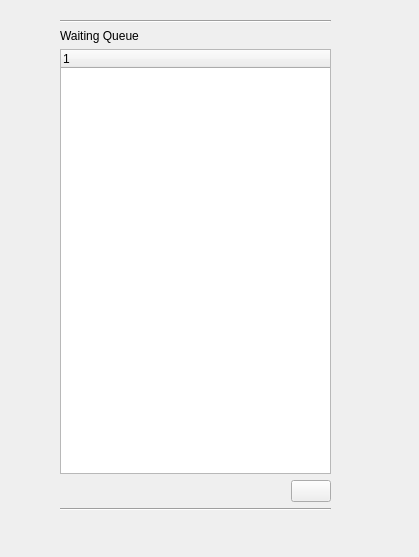
<?xml version="1.0" encoding="UTF-8"?>
<ui version="4.0">
 <class>Form</class>
 <widget class="QWidget" name="Form">
  <property name="geometry">
   <rect>
    <x>0</x>
    <y>0</y>
    <width>419</width>
    <height>557</height>
   </rect>
  </property>
  <property name="windowTitle">
   <string>Form</string>
  </property>
  <widget class="QWidget" name="verticalLayoutWidget">
   <property name="geometry">
    <rect>
     <x>60</x>
     <y>20</y>
     <width>271</width>
     <height>491</height>
    </rect>
   </property>
   <layout class="QVBoxLayout" name="verticalLayout">
    <item>
     <widget class="Line" name="line">
      <property name="orientation">
       <enum>Qt::Horizontal</enum>
      </property>
     </widget>
    </item>
    <item>
     <widget class="QLabel" name="label">
      <property name="text">
       <string>Waiting Queue</string>
      </property>
     </widget>
    </item>
    <item>
     <widget class="QTreeWidget" name="queueWidget">
      <property name="minimumSize">
       <size>
        <width>250</width>
        <height>0</height>
       </size>
      </property>
      <column>
       <property name="text">
        <string notr="true">1</string>
       </property>
      </column>
     </widget>
    </item>
    <item>
     <layout class="QHBoxLayout" name="horizontalLayout">
      <item>
       <spacer name="horizontalSpacer">
        <property name="orientation">
         <enum>Qt::Horizontal</enum>
        </property>
        <property name="sizeHint" stdset="0">
         <size>
          <width>40</width>
          <height>20</height>
         </size>
        </property>
       </spacer>
      </item>
      <item>
       <widget class="QPushButton" name="refreshPushButton">
        <property name="toolTip">
         <string>Refresh</string>
        </property>
        <property name="text">
         <string/>
        </property>
        <property name="icon">
         <iconset>
          <normaloff>refresh48.png</normaloff>refresh48.png</iconset>
        </property>
       </widget>
      </item>
     </layout>
    </item>
    <item>
     <widget class="Line" name="line_2">
      <property name="orientation">
       <enum>Qt::Horizontal</enum>
      </property>
     </widget>
    </item>
   </layout>
  </widget>
 </widget>
 <resources/>
 <connections/>
</ui>
